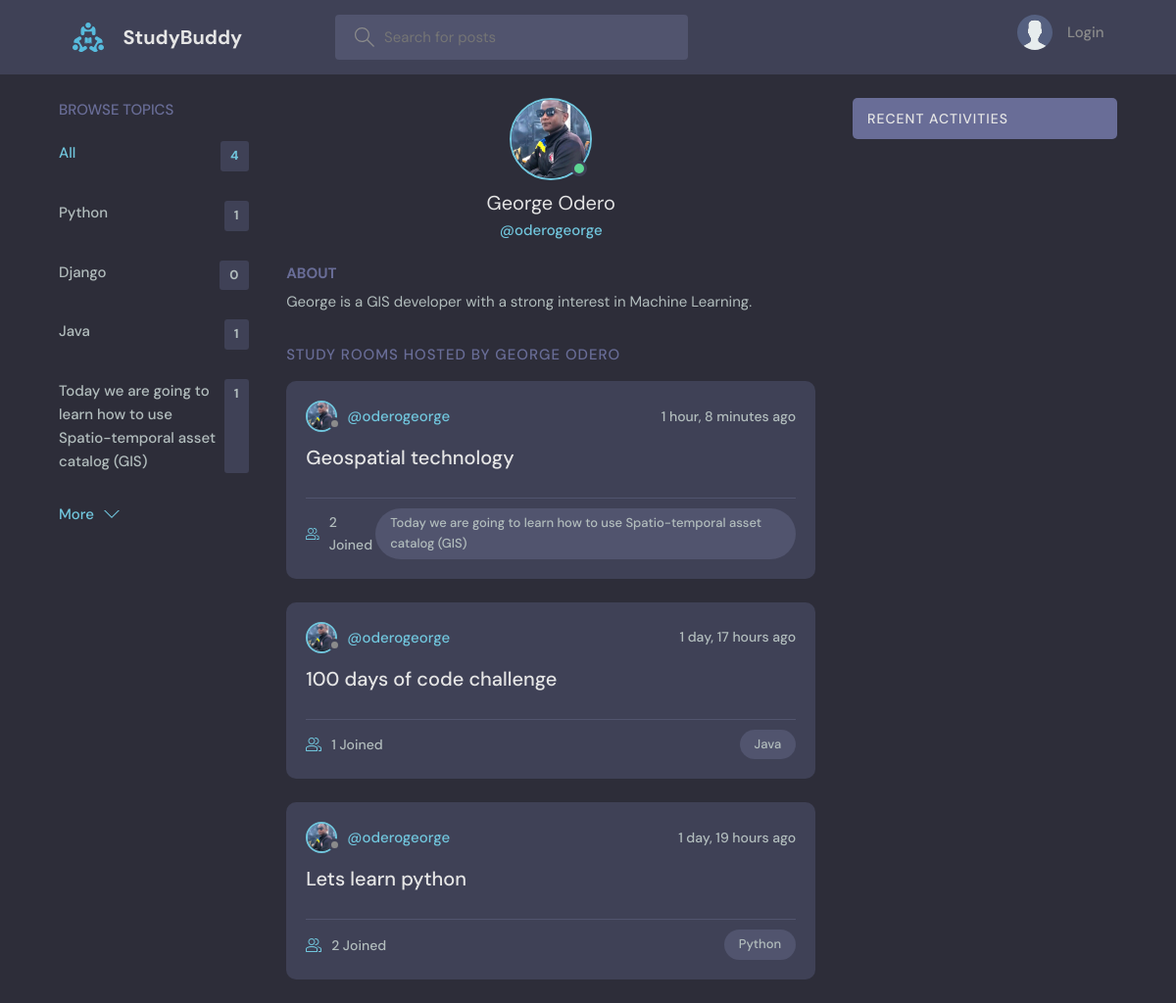
Page /profile/1/ on the committed database.
### base/models.py (models this page shows, shortened)
class Topic(models.Model):
    name = models.CharField(max_length=200)

class User(AbstractUser):
    name = models.CharField(max_length=200, null=True)
    email = models.EmailField(unique=True, null=True)
    bio = models.TextField(null=True)
    avatar = models.ImageField(null=True, default="avatar.svg")
    USERNAME_FIELD = "email"
    REQUIRED_FIELDS = []

class Room(models.Model):
    host = models.ForeignKey(User, on_delete=models.SET_NULL, null=True)
    topic = models.ForeignKey(Topic, on_delete=models.SET_NULL, null=True)
    name = models.CharField(max_length=200)
    description = models.TextField(null=True, blank=True)
    participants = models.ManyToManyField(User, related_name='participants', blank=True)
    updated = models.DateTimeField(auto_now=True)
    created = models.DateTimeField(auto_now_add=True)
    class Meta:
        ordering = ['-updated', '-created']

### base/views.py (the view)
# urls.py: path('profile/<str:pk>/', views.userProfile, name='user-profile'),
def userProfile(request, pk):
    user = User.objects.get(id=pk)
    rooms = user.room_set.all()
    rooms_message = user.message_set.all()
    topics = Topic.objects.all()
    context = {'user': user, 'rooms': rooms, 'topics': topics}
    return render(request, 'base/profile.html', context)

### base/templates/base/profile.html (shortened to what this page needs)
{% extends 'main.html' %}
{% block content %}
<main class="profile-page layout layout--3">
  <div class="container">
    {% include 'base/topic_component.html' %}
    <div class="roomList">
      <div class="profile">
        <div class="profile__avatar">
          <div class="avatar avatar--large active">
            <img src="{{user.avatar.url}}" />
          </div>
        </div>
        <div class="profile__info">
          <h3>{{user.name}}</h3>
          <p>@{{user.username}}</p>
        </div>
        <div class="profile__about">
          <h3>About</h3>
          <p>
            {{user.bio}}
          </p>
        </div>
      </div>
      <div class="roomList__header">
        <div>
          <h2>Study Rooms Hosted by George Odero</a>
          </h2>
        </div>
      </div>
      {% include 'base/feed_component.html' %}
    </div>
    {% include 'base/activity_component.html' %}
  </div>
</main>
{% endblock content %}

### templates/main.html (shortened to what this page needs)
<!DOCTYPE html>
{% load static %}
<html lang="en">
<head>
    <link rel="stylesheet" href="{% static 'styles/style.css' %}" />
</head>
<body>
    {% include 'navbar.html' %}
    {% block content %}
    {% endblock %}
</body>
</html>

### templates/navbar.html (shortened to what this page needs)
{% load static %}
<header class="header header--loggedIn">
    <div class="container">
        <a href="{% url 'home' %}" class="header__logo">
            <img src="{% static 'images/logo.svg' %}" />
            <h1>StudyBuddy</h1>
        </a>
        <form class="header__search" method="GET" action="{% url 'home' %}">
            <label>
                <input name="q" placeholder="Search for posts" />
            </label>
        </form>
        <nav class="header__menu">
            {% if request.user.is_authenticated %}
            <div class="header__user">
                <a href="{% url 'update-user' %}">
                    <div class="avatar avatar--medium active">
                        <img src="{{request.user.avatar.url}}" />
                    </div>
                    <p>{{request.user.username}} <span>@{{request.user.username}}</span></p>
                </a>
                <button class="dropdown-button">
                    <svg version="1.1" xmlns="http://www.w3.org/2000/svg" width="32" height="32" viewBox="0 0 32 32">
                        <title>chevron-down</title>
                        <path d="M16 21l-13-13h-3l16 16 16-16h-3l-13 13z"></path>
                    </svg>
                </button>
            </div>
            {% else %}
            <a href="{% url 'login' %}">
                <img src="{% static 'images/avatar.svg' %}" />
                <p>Login</p>
            </a>
            {% endif %}
        </nav>
    </div>
</header>

### base/templates/base/topic_component.html
<div class="topics">
    <div class="topics__header">
        <h2>Browse Topics</h2>
    </div>
    <ul class="topics__list">
        <li>
            <a href="{% url 'home' %}" class="active">All <span>{{topics.count}}</span></a>
        </li>
        {% for topic in topics %}
        <li>
            <a href="{% url 'home' %}?q={{topic.name}}">{{topic.name}}<span>{{topic.room_set.all.count}}</span></a>
        </li>
        {% endfor %}
    </ul>
    <a class="btn btn--link" href="{% url 'topics' %}">
        More
        <svg version="1.1" xmlns="http://www.w3.org/2000/svg" width="32" height="32" viewBox="0 0 32 32">
            <title>chevron-down</title>
            <path d="M16 21l-13-13h-3l16 16 16-16h-3l-13 13z"></path>
        </svg>
    </a>
</div>

### base/templates/base/feed_component.html (shortened to what this page needs)
{% for room in rooms %}
<div class="roomListRoom">
    <div class="roomListRoom__header">
        <a href="{% url 'user-profile' room.host.id %}" class="roomListRoom__author">
            <div class="avatar avatar--small">
                <img src="{{room.host.avatar.url}}" />
            </div>
            <span>@{{room.host.username}}</span>
        </a>
        <div class="roomListRoom__actions">
            <span>{{room.created|timesince}} ago</span>
        </div>
    </div>
    <div class="roomListRoom__content">
        <a href="{% url 'room' room.id %}">{{room.name}}</a>
    </div>
    <div class="roomListRoom__meta">
        <a href="{% url 'room' room.id %}" class="roomListRoom__joined">
            {{room.participants.all.count}} Joined
        </a>
        <p class="roomListRoom__topic">{{room.topic.name}}</p>
    </div>
</div>
{% endfor %}

### base/templates/base/activity_component.html (shortened to what this page needs)
<div class="activities">
    <div class="activities__header">
        <h2>Recent Activities</h2>
    </div>
</div>

### rows in the picture
Topic: name "Python", room_set.all.count "1"
Topic: name "Django", room_set.all.count "0"
Topic: name "Java", room_set.all.count "1"
Topic: name "Today we are going to learn how to use Spatio-temporal asset catalog (GIS)", room_set.all.count "1"
User: avatar (picture), name "George Odero", username "oderogeorge", bio "George is a GIS developer with a strong interest in Machine Learning."
Room: host.avatar (picture), host.username "oderogeorge", created "1 hour, 8 minutes", name "Geospatial technology", participants.all.count "2", topic.name "Today we are going to learn how to use Spatio-temporal asset catalog (GIS)"
Room: host.avatar (picture), host.username "oderogeorge", created "1 day, 17 hours", name "100 days of code challenge", participants.all.count "1", topic.name "Java"
Room: host.avatar (picture), host.username "oderogeorge", created "1 day, 19 hours", name "Lets learn python", participants.all.count "2", topic.name "Python"

### other values in the picture
{{ topics.count }} "4"
